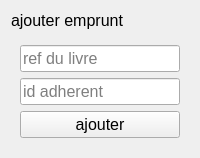
                <widget class="QWidget" name="ajouterEmprunt">
                 <layout class="QVBoxLayout" name="verticalLayout_31">
                  <item alignment="Qt::AlignTop">
                   <widget class="QLabel" name="label_13">
                    <property name="font">
                     <font>
                      <pointsize>12</pointsize>
                     </font>
                    </property>
                    <property name="text">
                     <string>ajouter emprunt</string>
                    </property>
                   </widget>
                  </item>
                  <item>
                   <widget class="QWidget" name="widget_13" native="true">
                    <property name="sizePolicy">
                     <sizepolicy hsizetype="Preferred" vsizetype="Expanding">
                      <horstretch>0</horstretch>
                      <verstretch>0</verstretch>
                     </sizepolicy>
                    </property>
                    <layout class="QVBoxLayout" name="verticalLayout_32">
                     <item>
                      <widget class="QLineEdit" name="ajouterEmpruntRef">
                       <property name="font">
                        <font>
                         <pointsize>12</pointsize>
                        </font>
                       </property>
                       <property name="placeholderText">
                        <string>ref du livre</string>
                       </property>
                      </widget>
                     </item>
                     <item>
                      <widget class="QLineEdit" name="ajouterEmpruntId">
                       <property name="font">
                        <font>
                         <pointsize>12</pointsize>
                        </font>
                       </property>
                       <property name="placeholderText">
                        <string>id adherent</string>
                       </property>
                      </widget>
                     </item>
                     <item>
                      <widget class="QPushButton" name="ajouterEmpruntBtn">
                       <property name="font">
                        <font>
                         <pointsize>12</pointsize>
                        </font>
                       </property>
                       <property name="cursor">
                        <cursorShape>PointingHandCursor</cursorShape>
                       </property>
                       <property name="text">
                        <string>ajouter</string>
                       </property>
                       <property name="icon">
                        <iconset resource="QSS/QSS_Resources.qrc">
                         <normaloff>:/icons/Icons/plus.png</normaloff>:/icons/Icons/plus.png</iconset>
                       </property>
                       <property name="iconSize">
                        <size>
                         <width>24</width>
                         <height>24</height>
                        </size>
                       </property>
                      </widget>
                     </item>
                    </layout>
                   </widget>
                  </item>
                 </layout>
                </widget>
